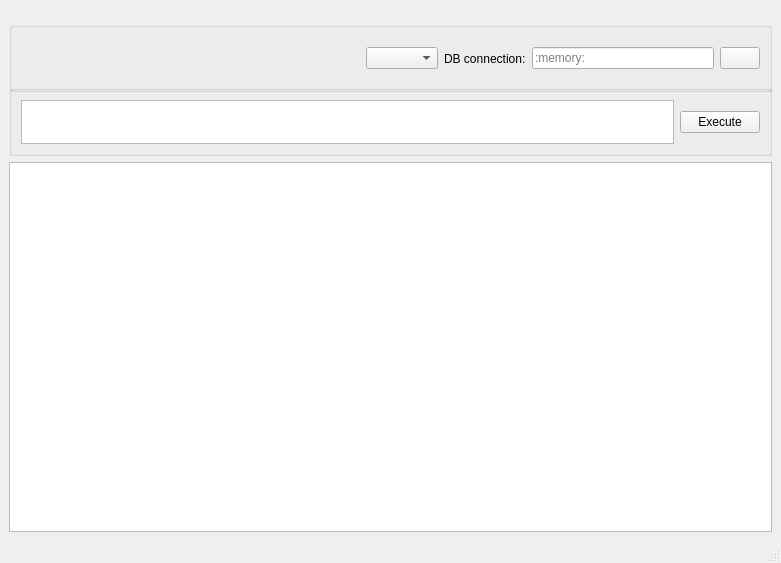
<?xml version="1.0" encoding="UTF-8"?>
<ui version="4.0">
 <class>MainWindow</class>
 <widget class="QMainWindow" name="MainWindow">
  <property name="geometry">
   <rect>
    <x>0</x>
    <y>0</y>
    <width>781</width>
    <height>563</height>
   </rect>
  </property>
  <property name="windowTitle">
   <string>MainWindow</string>
  </property>
  <widget class="QWidget" name="centralwidget">
   <layout class="QVBoxLayout" name="verticalLayout">
    <item>
     <widget class="QGroupBox" name="groupBox">
      <property name="minimumSize">
       <size>
        <width>0</width>
        <height>70</height>
       </size>
      </property>
      <property name="maximumSize">
       <size>
        <width>16777215</width>
        <height>44</height>
       </size>
      </property>
      <property name="baseSize">
       <size>
        <width>0</width>
        <height>0</height>
       </size>
      </property>
      <layout class="QHBoxLayout" name="horizontalLayout_6">
       <item>
        <spacer name="horizontalSpacer">
         <property name="orientation">
          <enum>Qt::Horizontal</enum>
         </property>
         <property name="sizeHint" stdset="0">
          <size>
           <width>345</width>
           <height>20</height>
          </size>
         </property>
        </spacer>
       </item>
       <item>
        <widget class="DbComboBox" name="comboBoxDBType"/>
       </item>
       <item>
        <widget class="QLabel" name="label">
         <property name="text">
          <string>DB connection:</string>
         </property>
        </widget>
       </item>
       <item>
        <widget class="QLineEdit" name="pathDBEdit">
         <property name="minimumSize">
          <size>
           <width>170</width>
           <height>0</height>
          </size>
         </property>
         <property name="placeholderText">
          <string>:memory:</string>
         </property>
        </widget>
       </item>
       <item>
        <widget class="QPushButton" name="pushPathDbButton">
         <property name="toolTip">
          <string>&lt;html&gt;&lt;head/&gt;&lt;body&gt;&lt;p&gt;Select file to containing Data base&lt;/p&gt;&lt;/body&gt;&lt;/html&gt;</string>
         </property>
         <property name="text">
          <string/>
         </property>
         <property name="icon">
          <iconset>
           <normaloff>db_requester/icons/folder.png</normaloff>
           <activeon>db_requester/icons/folder-open.png</activeon>db_requester/icons/folder.png</iconset>
         </property>
         <property name="checkable">
          <bool>true</bool>
         </property>
        </widget>
       </item>
      </layout>
     </widget>
    </item>
    <item>
     <widget class="QGroupBox" name="groupBox_2">
      <property name="minimumSize">
       <size>
        <width>0</width>
        <height>31</height>
       </size>
      </property>
      <property name="maximumSize">
       <size>
        <width>16777215</width>
        <height>71</height>
       </size>
      </property>
      <layout class="QHBoxLayout" name="horizontalLayout_5">
       <item>
        <widget class="QPlainTextEdit" name="SQLTextEdit"/>
       </item>
       <item>
        <widget class="QPushButton" name="SelectButton">
         <property name="text">
          <string>Execute</string>
         </property>
        </widget>
       </item>
      </layout>
     </widget>
    </item>
    <item>
     <widget class="QTableView" name="tableSQLResult">
      <property name="sizeAdjustPolicy">
       <enum>QAbstractScrollArea::AdjustIgnored</enum>
      </property>
     </widget>
    </item>
   </layout>
  </widget>
  <widget class="QStatusBar" name="statusbar"/>
 </widget>
 <customwidgets>
  <customwidget>
   <class>DbComboBox</class>
   <extends>QComboBox</extends>
   <header location="global">db_requester/custom_widgets</header>
  </customwidget>
 </customwidgets>
 <resources/>
 <connections>
  <connection>
   <sender>comboBoxDBType</sender>
   <signal>currentIndexChanged(QString)</signal>
   <receiver>MainWindow</receiver>
   <slot>change_currend_database()</slot>
   <hints>
    <hint type="sourcelabel">
     <x>411</x>
     <y>32</y>
    </hint>
    <hint type="destinationlabel">
     <x>390</x>
     <y>281</y>
    </hint>
   </hints>
  </connection>
  <connection>
   <sender>pushPathDbButton</sender>
   <signal>clicked()</signal>
   <receiver>MainWindow</receiver>
   <slot>read_file_path_selected()</slot>
   <hints>
    <hint type="sourcelabel">
     <x>741</x>
     <y>32</y>
    </hint>
    <hint type="destinationlabel">
     <x>390</x>
     <y>281</y>
    </hint>
   </hints>
  </connection>
  <connection>
   <sender>SelectButton</sender>
   <signal>clicked()</signal>
   <receiver>MainWindow</receiver>
   <slot>execute_sql()</slot>
   <hints>
    <hint type="sourcelabel">
     <x>711</x>
     <y>96</y>
    </hint>
    <hint type="destinationlabel">
     <x>390</x>
     <y>281</y>
    </hint>
   </hints>
  </connection>
 </connections>
 <slots>
  <slot>execute_sql()</slot>
  <slot>read_file_path_selected()</slot>
  <slot>change_currend_database()</slot>
 </slots>
</ui>
